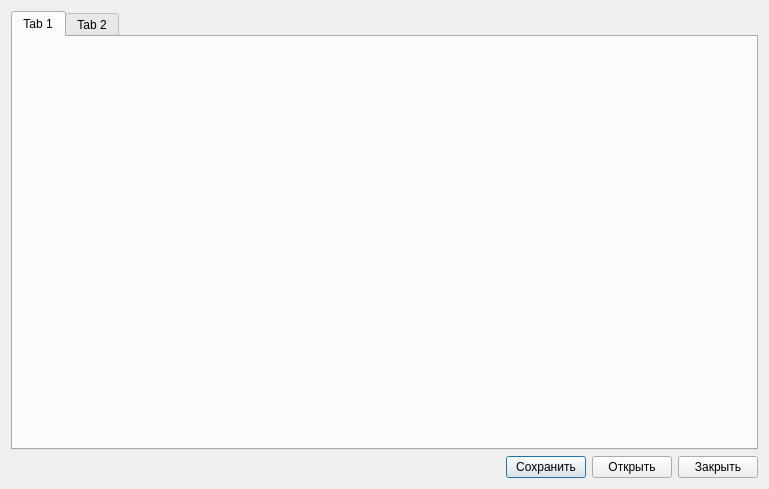
<?xml version="1.0" encoding="UTF-8"?>
<ui version="4.0">
 <class>ShowScheduleDialog</class>
 <widget class="QDialog" name="ShowScheduleDialog">
  <property name="geometry">
   <rect>
    <x>0</x>
    <y>0</y>
    <width>769</width>
    <height>489</height>
   </rect>
  </property>
  <property name="windowTitle">
   <string>Dialog</string>
  </property>
  <layout class="QVBoxLayout" name="verticalLayout">
   <item>
    <widget class="QTabWidget" name="tabWidget">
     <property name="currentIndex">
      <number>0</number>
     </property>
     <widget class="QWidget" name="evenTab">
      <attribute name="title">
       <string>Tab 1</string>
      </attribute>
     </widget>
     <widget class="QWidget" name="oddTab">
      <attribute name="title">
       <string>Tab 2</string>
      </attribute>
     </widget>
    </widget>
   </item>
   <item>
    <layout class="QHBoxLayout" name="horizontalLayout">
     <item>
      <spacer name="horizontalSpacer">
       <property name="orientation">
        <enum>Qt::Horizontal</enum>
       </property>
       <property name="sizeHint" stdset="0">
        <size>
         <width>40</width>
         <height>20</height>
        </size>
       </property>
      </spacer>
     </item>
     <item>
      <widget class="QPushButton" name="saveButton">
       <property name="text">
        <string>Сохранить</string>
       </property>
      </widget>
     </item>
     <item>
      <widget class="QPushButton" name="openButton">
       <property name="text">
        <string>Открыть</string>
       </property>
      </widget>
     </item>
     <item>
      <widget class="QPushButton" name="closeButton">
       <property name="text">
        <string>Закрыть</string>
       </property>
      </widget>
     </item>
    </layout>
   </item>
  </layout>
 </widget>
 <resources/>
 <connections/>
</ui>
